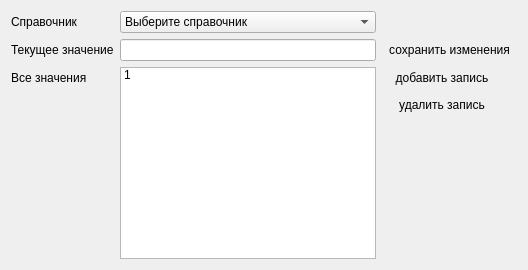
          <widget class="QWidget" name="tab_2">
           <attribute name="title">
            <string>Товары</string>
           </attribute>
           <layout class="QHBoxLayout" name="horizontalLayout_9">
            <item>
             <layout class="QGridLayout" name="gridLayout">
              <item row="0" column="0">
               <widget class="QLabel" name="label_7">
                <property name="text">
                 <string>Справочник</string>
                </property>
                <property name="buddy">
                 <cstring>comboBox</cstring>
                </property>
               </widget>
              </item>
              <item row="0" column="1">
               <widget class="QComboBox" name="comboBox">
                <property name="frame">
                 <bool>true</bool>
                </property>
                <item>
                 <property name="text">
                  <string>Выберите справочник</string>
                 </property>
                </item>
                <item>
                 <property name="text">
                  <string>Модели и линии</string>
                 </property>
                </item>
                <item>
                 <property name="text">
                  <string>Чехлы</string>
                 </property>
                </item>
               </widget>
              </item>
              <item row="1" column="0">
               <widget class="QLabel" name="label">
                <property name="text">
                 <string>Текущее значение</string>
                </property>
                <property name="buddy">
                 <cstring>lineEdit_cval</cstring>
                </property>
               </widget>
              </item>
              <item row="1" column="1">
               <widget class="QLineEdit" name="lineEdit_cval">
                <property name="text">
                 <string/>
                </property>
               </widget>
              </item>
              <item row="2" column="2">
               <widget class="QToolButton" name="toolButton_add">
                <property name="minimumSize">
                 <size>
                  <width>120</width>
                  <height>0</height>
                 </size>
                </property>
                <property name="sizeIncrement">
                 <size>
                  <width>1</width>
                  <height>0</height>
                 </size>
                </property>
                <property name="baseSize">
                 <size>
                  <width>155</width>
                  <height>0</height>
                 </size>
                </property>
                <property name="text">
                 <string>добавить запись</string>
                </property>
                <property name="icon">
                 <iconset>
                  <normaloff>:/&lt;root&gt;/icons/book_add.png</normaloff>:/&lt;root&gt;/icons/book_add.png</iconset>
                </property>
                <property name="toolButtonStyle">
                 <enum>Qt::ToolButtonTextBesideIcon</enum>
                </property>
                <property name="autoRaise">
                 <bool>true</bool>
                </property>
               </widget>
              </item>
              <item row="1" column="2">
               <widget class="QToolButton" name="toolButton_update">
                <property name="minimumSize">
                 <size>
                  <width>120</width>
                  <height>0</height>
                 </size>
                </property>
                <property name="sizeIncrement">
                 <size>
                  <width>1</width>
                  <height>0</height>
                 </size>
                </property>
                <property name="baseSize">
                 <size>
                  <width>155</width>
                  <height>0</height>
                 </size>
                </property>
                <property name="text">
                 <string>сохранить изменения</string>
                </property>
                <property name="icon">
                 <iconset>
                  <normaloff>:/&lt;root&gt;/icons/book_edit.png</normaloff>:/&lt;root&gt;/icons/book_edit.png</iconset>
                </property>
                <property name="toolButtonStyle">
                 <enum>Qt::ToolButtonTextBesideIcon</enum>
                </property>
                <property name="autoRaise">
                 <bool>true</bool>
                </property>
               </widget>
              </item>
              <item row="3" column="2">
               <widget class="QToolButton" name="toolButton_remove">
                <property name="minimumSize">
                 <size>
                  <width>120</width>
                  <height>0</height>
                 </size>
                </property>
                <property name="sizeIncrement">
                 <size>
                  <width>1</width>
                  <height>0</height>
                 </size>
                </property>
                <property name="baseSize">
                 <size>
                  <width>155</width>
                  <height>0</height>
                 </size>
                </property>
                <property name="text">
                 <string>удалить запись</string>
                </property>
                <property name="icon">
                 <iconset>
                  <normaloff>:/&lt;root&gt;/icons/book_delete.png</normaloff>:/&lt;root&gt;/icons/book_delete.png</iconset>
                </property>
                <property name="toolButtonStyle">
                 <enum>Qt::ToolButtonTextBesideIcon</enum>
                </property>
                <property name="autoRaise">
                 <bool>true</bool>
                </property>
               </widget>
              </item>
              <item row="2" column="0">
               <widget class="QLabel" name="label_16">
                <property name="text">
                 <string>Все значения</string>
                </property>
                <property name="buddy">
                 <cstring>listWidget_listval</cstring>
                </property>
               </widget>
              </item>
              <item row="2" column="1" rowspan="4">
               <widget class="QListWidget" name="listWidget_listval">
                <item>
                 <property name="text">
                  <string>1</string>
                 </property>
                </item>
               </widget>
              </item>
             </layout>
            </item>
           </layout>
          </widget>
